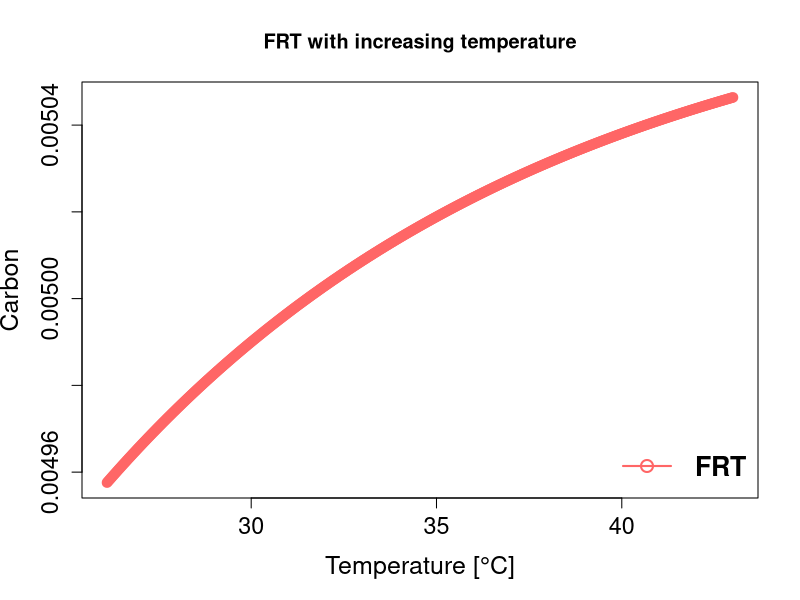
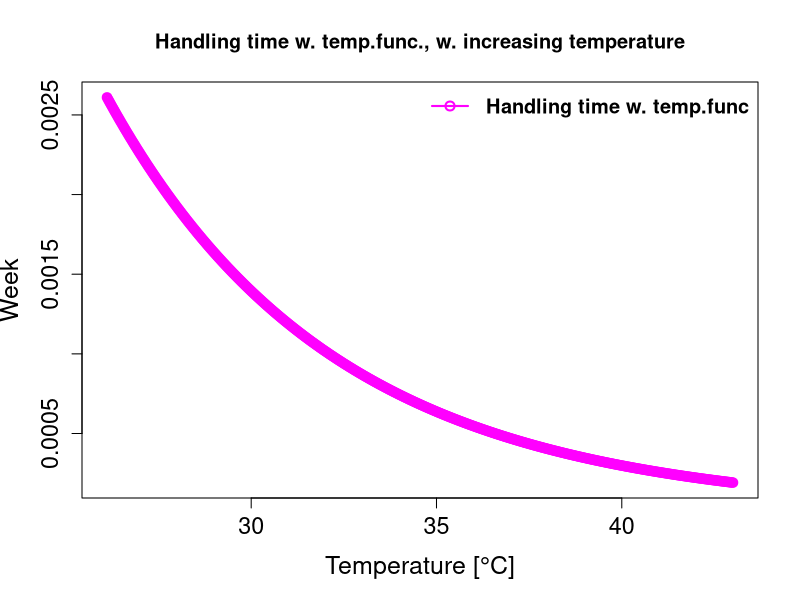
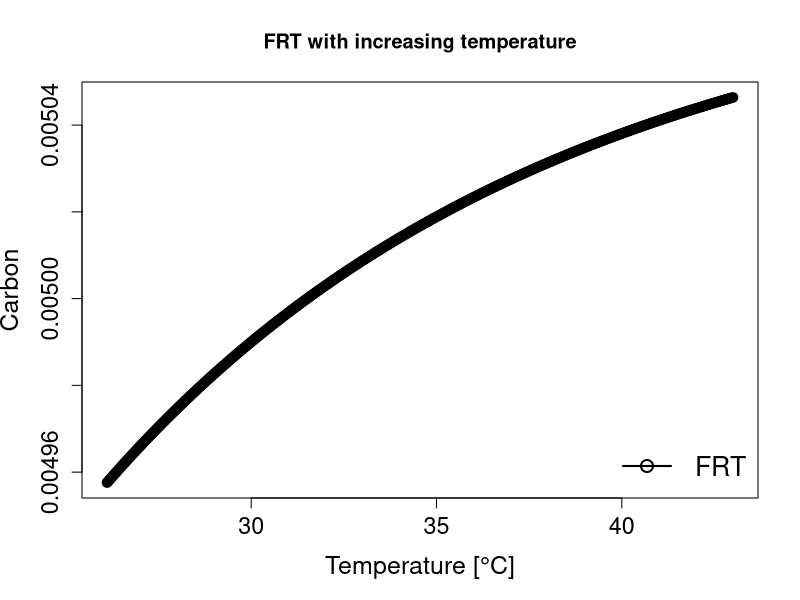
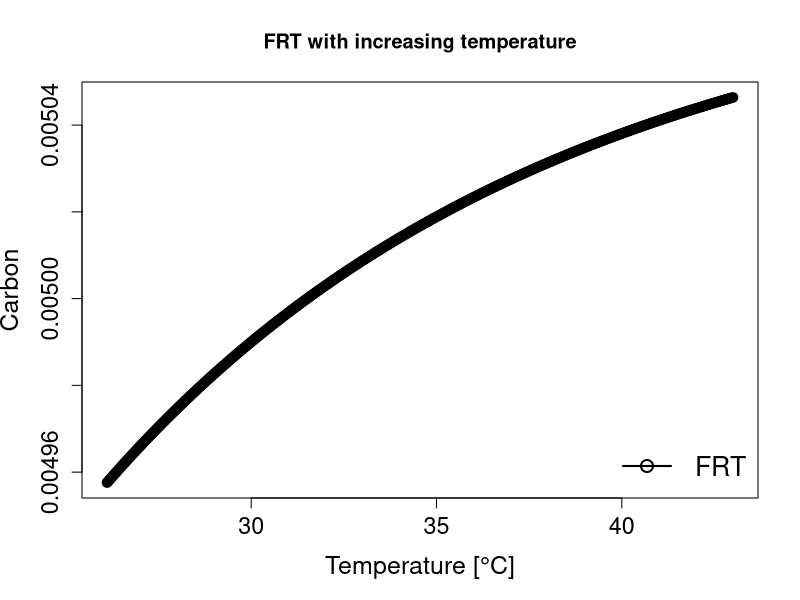
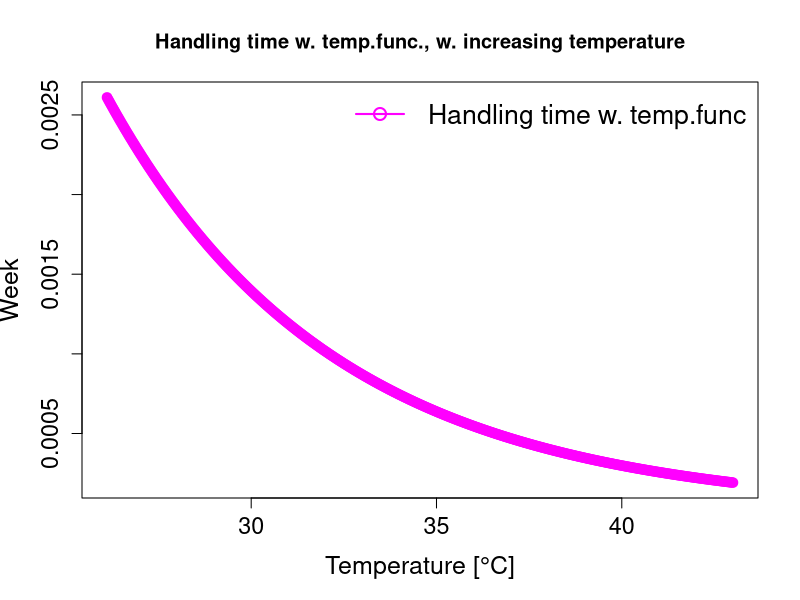

Generate these figures, in order, with R:
# this is a code for solving the system for handling time and FRT 
# the system is from the article https://www.sciencedirect.com/science/article/pii/S0304380023000534
# incl. a temperature dependence on the metabolic input 
# made by Mikkel Nielsen and Camilla Jensen ¨
# last modified 16-Mar-2023 

library(deSolve)
library(ggplot2)
library(dplyr)
library(ggtext)

param <- list(
  p = 27.7, # Photosynthesis [week^-1]
  a = 0.0724, # Attack rate [week^-1]
  n_hn = 0.18, # Conversion rate of host to nitrogen [mol N mol C^-1]
  y_n = 0.0602, # Yield / conversion efficiency of host nitrogen to symbiont nitrogen [mol N mol N^-1]
  n_sn = 0.13, # Conversion of nitrogen to carbon [mol N mol C^-1]
  w = 0.00261, # Handling time of host for symbiont [week]
  d_s = 0.771, # Symbiont death rate [week^-1]
  d_h = 0.126, # Host death rate [week^-1]
  
  r_n = 0.0146, # Nitrogen uptake rate [mol N mol C^-1 week^-1] feed
  r_c = 0.00999, # Carbon uptake rate [week^-1] feed
  
  #r_n = 0, # starved 
  #r_c = 0, # starved
  
  E = 0.63*1.60217663*10**(-19), # Activation energy [J]
  k = 1.380659*10**(-23), # Boltzmann's constant [J/K]
  T = 273.15+30.11, # Temperature [K]
  T_ref = 273.15+26.11 # ref temperature [K]
)

# temperature dependence
param$b = exp(-param$E*(1/param$k*(1/param$T-1/param$T_ref))) # Arrhenius equation 
param$w_tilde = param$w/param$b  # Handling time dependent on temperature

# Initial conditions 
S0 <- 1.02*10**(-10) #[mol C]
H0 <- 6.50*10**(-6) #[mol C]
#S0 <- 0.08*10**(30)
#H0 <- 3*10**(60)
#S0 <- 6.50*10**(-6)
#H0 <- 1.02*10**(-10)

# Time 
t <- seq(0, 500, by = 1)

# test of f(S,H) when dependent on temperature
# obs H-end and S-end are for 26.11 degrees 
tempprofile <- seq(273.15+26.11, 273.15+43, length.out=length(t))
b_test <- vector("numeric", length(tempprofile))
w_test <- vector("numeric", length(tempprofile))
results <- vector("numeric", length(tempprofile))
H_end <- 0.0701689621
S_end <- 0.0005359714

for(i in 1:length(tempprofile)){
  
  b_test[i] = exp(-param$E*(1/param$k*(1/tempprofile[i]-1/param$T_ref)))
  w_test[i] = param$w/b_test[i]
  
  results[i] <- (param$a*H_end*S_end)/(S_end+param$a*H_end*w_test[i])
}

par(cex.lab=1.5, cex.axis=1.4)
plot(tempprofile-273.15, results, col="#FF6666", pch=21, lwd=3, xlab = "Temperature [\u00B0C]", ylab = "Carbon")
legend("bottomright", legend=c("FRT"), col=c("#FF6666"), pch=21, lwd=c(2), cex=1.6, bty="n",text.font = 2)
title("FRT with increasing temperature")
par(cex.lab=1.5, cex.axis=1.4)
plot(tempprofile-273.15, w_test/b_test, col="magenta", pch=21, lwd=3, xlab = "Temperature [\u00B0C]", ylab = "Week")
legend("topright", legend=c("Handling time w. temp.func"), col=c("magenta"), pch=21, lwd=c(2), cex=1.2, bty="n",text.font = 2)
title("Handling time w. temp.func., w. increasing temperature")


par(cex.lab=1.5, cex.axis=1.4)
plot(tempprofile-273.15, results, col="black", pch=21, lwd=3, xlab = "Temperature [\u00B0C]", ylab = "Carbon")
legend("bottomright", legend=c("FRT"), col=c("black"), pch=21, lwd=c(2), cex=1.6, bty="n")
title("FRT with increasing temperature")



par(cex.lab=1.5, cex.axis=1.4)
plot(tempprofile-273.15, results, col="black", pch=21, lwd=3, xlab = "Temperature [\u00B0C]", ylab = "Carbon")
legend("bottomright", legend=c("FRT"), col=c("black"), pch=21, lwd=c(2), cex=1.6, bty="n")
title("FRT with increasing temperature")

par(cex.lab=1.5, cex.axis=1.4)
plot(tempprofile-273.15, w_test/b_test, col="magenta", pch=21, lwd=3, xlab = "Temperature [\u00B0C]", ylab = "Week")
legend("topright", legend=c("Handling time w. temp.func"), col=c("magenta"), pch=21, lwd=c(2), cex=1.6, bty="n")
title("Handling time w. temp.func., w. increasing temperature")
